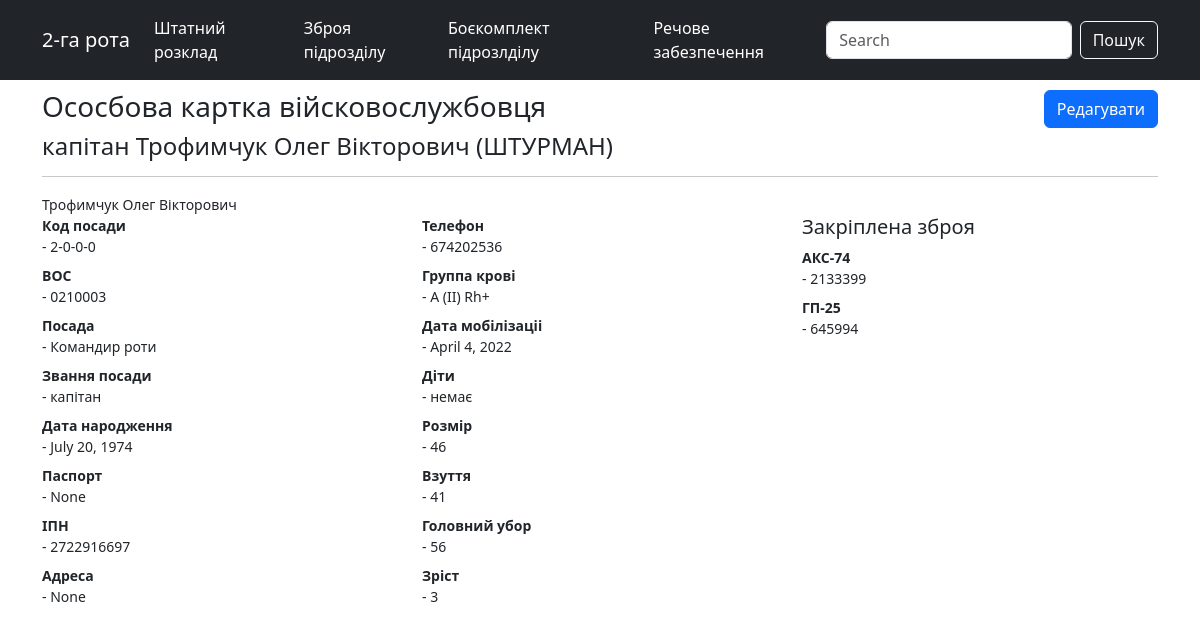
The app's page /index/staff_detail/7 with its own data.
### evening/models.py (models this page shows, shortened)
class Soldiers(models.Model):
    surname = models.CharField(
        max_length=50, blank=True, null=True, verbose_name="Фамілія")
    name = models.CharField(max_length=50, blank=True,
                            null=True, verbose_name="Імʼя")
    fathers_name = models.CharField(
        max_length=50, blank=True, null=True, verbose_name="По батькові")
    callsign = models.CharField(
        max_length=50, blank=True, null=True, verbose_name="Позивний")
    rank = models.ForeignKey(
        "Ranks", on_delete=models.PROTECT, blank=True, null=True, verbose_name="Звання")
    phone = models.CharField(max_length=13, blank=True,
                             null=True, verbose_name="Телефон")
    birth_date = models.DateField(
        blank=True, null=True, default="2000-01-01", verbose_name="Дата народження")
    tax_number = models.CharField(
        max_length=15, unique=True, blank=True, null=True, verbose_name="ІПН")
    blood_type = models.CharField(
        max_length=15, blank=True, null=True, verbose_name="Группа крові")
    addres = models.CharField(
        max_length=255, blank=True, null=True, verbose_name="Адреса")
    complect_center = models.CharField(
        max_length=255, blank=True, null=True, verbose_name="Центр комплектаціі")
    mob_date = models.DateField(
        blank=True, null=True, default="2000-01-01", verbose_name="Дата мобілізаціі")
    children = models.CharField(
        max_length=50, blank=True, null=True, verbose_name="Діти")
    hight_s = models.CharField(
        max_length=50, blank=True, null=True, verbose_name="Зріст")
    size = models.CharField(max_length=50, blank=True,
                            null=True, verbose_name="Розмір")
    boots_s = models.CharField(
        max_length=50, blank=True, null=True, verbose_name="Взуття")
    head_s = models.CharField(
        max_length=50, blank=True, null=True, verbose_name="Головний убор")
    photo = models.ImageField(blank=True, null=True, verbose_name="Фото")
    passport = models.CharField(
        max_length=50, blank=True, null=True, verbose_name="Паспорт")
    def __str__(self):
        return f"{self.surname}  {self.name}  {self.fathers_name}"
    class Meta:
        verbose_name = "Військовослужбовець"
        verbose_name_plural = "Військовослужбовці"

class Ranks(models.Model):
    rank = models.CharField(
        max_length=50,
    )
    def __str__(self):
        return self.rank

class Staff(models.Model):
    slug = models.SlugField(max_length=50, unique=True,
                            verbose_name="Код посади")
    position_name = models.CharField(max_length=50, verbose_name="Посада")
    mil_prof = models.CharField(max_length=50, verbose_name="ВОС")
    position_rank = models.CharField(
        max_length=50, verbose_name="Звання посади")
    soldier = models.OneToOneField(
        "Soldiers", on_delete=models.SET_NULL, null=True, blank=True,
        related_name='staff', verbose_name="Військовослужбовець"
    )
    class Meta:
        verbose_name = 'Штатний розклад'
        ordering = ('slug',)

class Weapons(models.Model):
    weapon_name = models.CharField(
        max_length=50, verbose_name="Наіменування зброї")
    weapon_number = models.CharField(
        max_length=50, unique=True, verbose_name="Номер зброї")
    weapon_type = models.ForeignKey(
        "WeaponsTypes", on_delete=models.PROTECT, verbose_name="Тип зброї", default=1)
    weapon_registration = models.BooleanField(default=True)
    year_manufacture = models.DateField(
        blank=True, null=True, default="2000-01-01", verbose_name="Рік виготовлення")
    soldier_ref = models.ForeignKey(
        "Soldiers", on_delete=models.SET_NULL, blank=True, null=True, verbose_name="Закріплено"
    )
    class Meta:
        verbose_name = "Зброя підрозділу"
        verbose_name_plural = "Зброя підрозділу"
        ordering = ["weapon_type", "weapon_name"]

### evening/views.py (the view)
# urls.py: path("staff_detail/<pk>", StaffDetail.as_view(), name="staff-detail"),
class StaffDetail(DetailView):
    model = Soldiers
    template_name = "evening/staff_detail.html"
    context_object_name = "staff_detail"

### evening/templates/evening/staff_detail.html
{% extends "evening/base_generic.html" %}
{% block content %}
<head></head>
<div class="container" style="padding-top:10px">
  <span><h3 style="display:inline-block">Ососбова картка війсковослужбовця</h3>
    <a href={% url "staff-update" staff_detail.id %} class="btn btn-primary" style="float:right">Редагувати</a></span>
  <h4>{{staff_detail.rank}} {{staff_detail}} ({{staff_detail.callsign}})</h4>
  <hr size=4>
  <section class="section" style="font-size:14px">
    {{staff_detail}}
    <div class="row">
        <div class="col-lg-4">
              <dl class = "dl-horizontal">
                <dt>Код посади</dt>
                <dd>- {{staff_detail.staff.slug}}</dd>
                <dt>ВОС</dt>
                <dd>- {{staff_detail.staff.mil_prof}}</dd>
                <dt>Посада</dt>
                <dd>- {{staff_detail.staff.position_name}}</dd>
                <dt>Звання посади</dt>
                <dd>- {{staff_detail.staff.position_rank}}</dd>
                <dt>Дата народження</dt>
                <dd>- {{staff_detail.birth_date}}</dd>
                <dt>Паспорт</dt>
                <dd>- {{staff_detail.passport}}</dd>
                <dt>ІПН</dt>
                <dd>- {{staff_detail.tax_number}}</dd>
                <dt>Адреса</dt>
                <dd>- {{staff_detail.addres}}</dd>
              </dl>
          </div>
        <div class="col-lg-4">
              <dl class = "dl-horizontal">
                <dt>Телефон</dt>
                <dd>- {{staff_detail.phone}}</dd>
                <dt>Группа крові</dt>
                <dd>- {{staff_detail.blood_type}}</dd>
                <dt>Дата мобілізаціі</dt>
                <dd>- {{staff_detail.mob_date}}</dd>
                <dt>Діти</dt>
                <dd>- {{staff_detail.children}}</dd>
                <dt>Розмір</dt>
                <dd>- {{staff_detail.size}}</dd>
                <dt>Взуття</dt>
                <dd>- {{staff_detail.boots_s}}</dd>
                <dt>Головний убор</dt>
                <dd>- {{staff_detail.head_s}}</dd>
                <dt>Зріст</dt>
                <dd>- {{staff_detail.hight_s}}</dd>
              </dl>
          </div>
        <div class="col-lg-4">
              <h5>Закріплена зброя</h5>
              <dl class = "dl-horizontal">
              {% for w in staff_detail.weapons_set.all %}
                <dt>{{w.weapon_name}}
                <dd>- {{w.weapon_number}}
              {% endfor %}
        </div>
    </div>
  </section>
{% endblock %}

### evening/static/css/styles.css (style rules this page uses)
.row { font-size: 14px; }

### records on screen
Soldiers: rank "капітан", surname+name+fathers_name "Трофимчук Олег Вікторович", callsign "ШТУРМАН", staff.slug "2-0-0-0", staff.mil_prof "0210003", staff.position_name "Командир роти", staff.position_rank "капітан", birth_date "July 20, 1974", passport "None", tax_number "2722916697", addres "None", phone "674202536", blood_type "A (II) Rh+", mob_date "April 4, 2022", children "немає", size "46", boots_s "41", head_s "56", hight_s "3"
Weapons: weapon_name "АКС-74", weapon_number "2133399"
Weapons: weapon_name "ГП-25", weapon_number "645994"
